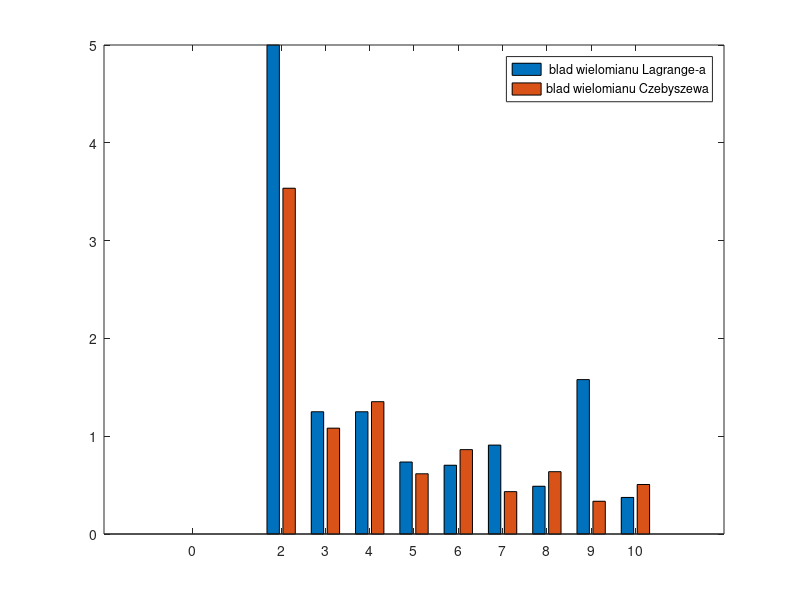

This figure's MATLAB source:
for m=2:10 n=m-1;a=-1;b=1;step1=(b-a)/n;x=a:step1:b;y=abs(5*x);for i=0:n xc(i+1)=cos((2*i+1)*pi/(2*n+2)); end;yc=abs(5*xc);step2=(b-a)/100;xt=a:step2:b;wn=polyfit(x,y,n);wnc=polyfit(xc,yc,n);ywn=polyval(wn,xt);ywnc=polyval(wnc,xt);err=abs(ywn-abs(5*xt));errc=abs(ywnc-abs(5*xt));degr(m)=m;error(m,1)=max(err);error(m,2)=max(errc);bar(degr,error); end;legend(' blad wielomianu Lagrange-a','blad wielomianu Czebyszewa');